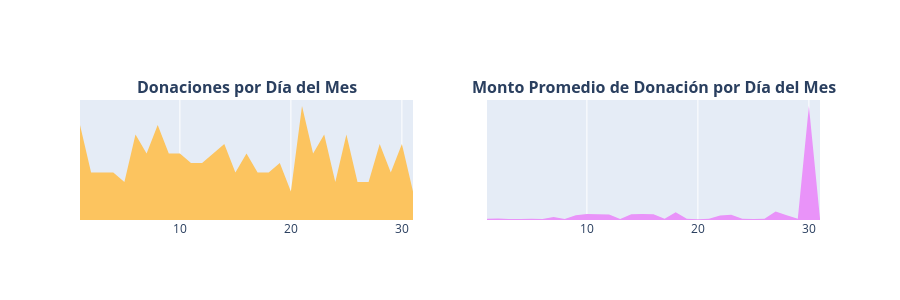

The cell this chart's notebook holds for it:
### Markdown cell above
> - El mayor número de donaciones se recibe en el mes de **agosto con 577,274 donaciones**, seguido de **septiembre con 518,908 donaciones**, mientras que el menor número de donaciones se registra en **junio con 191,221 donaciones** y **mayo con 243,440 donaciones**, probablemente debido a la temporada de verano y vacaciones. El monto promedio de donación más alto se recibe en el mes de **diciembre con USD 80**, mientras que el más bajo corresponde al mes de **julio con USD 51**. En promedio, el monto de donación anual es cercano a **USD 59**.

### Donaciones por Día del Mes
- 3.4.5 Número de Donaciones por Día del Mes
- 3.4.6 Promedio de Donaciones por Día del Mes

### Code cell
t3 = donations_df.groupby(['Donation Day']).agg({
    'Donation Year': 'count',
    'Donation Amount': 'mean'
}).reset_index().rename(columns={
    'Donation Year': 'Total de Donaciones',
    'Donation Amount': 'Monto Promedio'
})

x = t3['Donation Day']
y1 = t3['Total de Donaciones']
y2 = t3['Monto Promedio']

trace1 = go.Scatter(x=x, y=y1, fill='tozeroy', fillcolor='#fcc45f', mode='none')
trace2 = go.Scatter(x=x, y=y2, fill='tozeroy', fillcolor="#e993f9", mode='none')

fig = tools.make_subplots(
    rows=1,
    cols=2,
    print_grid=False,
    subplot_titles=[
        "<b>Donaciones por Día del Mes</b>",
        "<b>Monto Promedio de Donación por Día del Mes</b>"
    ]
)

fig.append_trace(trace1, 1, 1)
fig.append_trace(trace2, 1, 2)

fig['layout'].update(
    height=300,
    showlegend=False,
    yaxis=dict(
        autorange=True,
        showgrid=False,
        zeroline=False,
        showline=False,
        ticks='',
        showticklabels=False
    ),
    yaxis2=dict(
        autorange=True,
        showgrid=False,
        zeroline=False,
        showline=False,
        ticks='',
        showticklabels=False
    )
)

iplot(fig)

### Figure 1 — Plotly figure (JSON) as saved in the notebook; plotly's stock layout.template omitted (floating-point values rounded to 4 significant figures)
{"data": [{"fill": "tozeroy", "fillcolor": "#fcc45f", "mode": "none", "type": "scatter", "x": [1, 2, 3, 4, 5, 6, 7, 8, 9, 10, 11, 12, 13, 14, 15, 16, 17, 18, 19, 20, 21, 22, 23, 24, 25, 26, 27, 28, 29, 30, 31], "xaxis": "x", "y": [10, 5, 5, 5, 4, 9, 7, 10, 7, 7, 6, 6, 7, 8, 5, 7, 5, 5, 6, 3, 12, 7, 9, 4, 9, 4, 4, 8, 5, 8, 3], "yaxis": "y"}, {"fill": "tozeroy", "fillcolor": "#e993f9", "mode": "none", "type": "scatter", "x": [1, 2, 3, 4, 5, 6, 7, 8, 9, 10, 11, 12, 13, 14, 15, 16, 17, 18, 19, 20, 21, 22, 23, 24, 25, 26, 27, 28, 29, 30, 31], "xaxis": "x2", "y": [82.3, 101.2, 73.38, 64.11, 85.02, 72.91, 199.4, 58.8, 318.7, 390.5, 388.3, 366.8, 67.0, 376.3, 390.5, 378.3, 89.65, 518.6, 88.77, 54.7, 84.4, 299.1, 344.8, 90.74, 72.81, 81.02, 569.0, 312.0, 83.07, 7545.0, 93.53], "yaxis": "y2"}], "layout": {"annotations": [{"font": {"size": 16}, "showarrow": false, "text": "<b>Donaciones por Día del Mes</b>", "x": 0.225, "xanchor": "center", "xref": "paper", "y": 1, "yanchor": "bottom", "yref": "paper"}, {"font": {"size": 16}, "showarrow": false, "text": "<b>Monto Promedio de Donación por Día del Mes</b>", "x": 0.775, "xanchor": "center", "xref": "paper", "y": 1, "yanchor": "bottom", "yref": "paper"}], "height": 300, "showlegend": false, "xaxis": {"anchor": "y", "domain": [0, 0.45]}, "xaxis2": {"anchor": "y2", "domain": [0.55, 1]}, "yaxis": {"anchor": "x", "autorange": true, "domain": [0, 1], "showgrid": false, "showline": false, "showticklabels": false, "ticks": "", "zeroline": false}, "yaxis2": {"anchor": "x2", "autorange": true, "domain": [0, 1], "showgrid": false, "showline": false, "showticklabels": false, "ticks": "", "zeroline": false}}}
